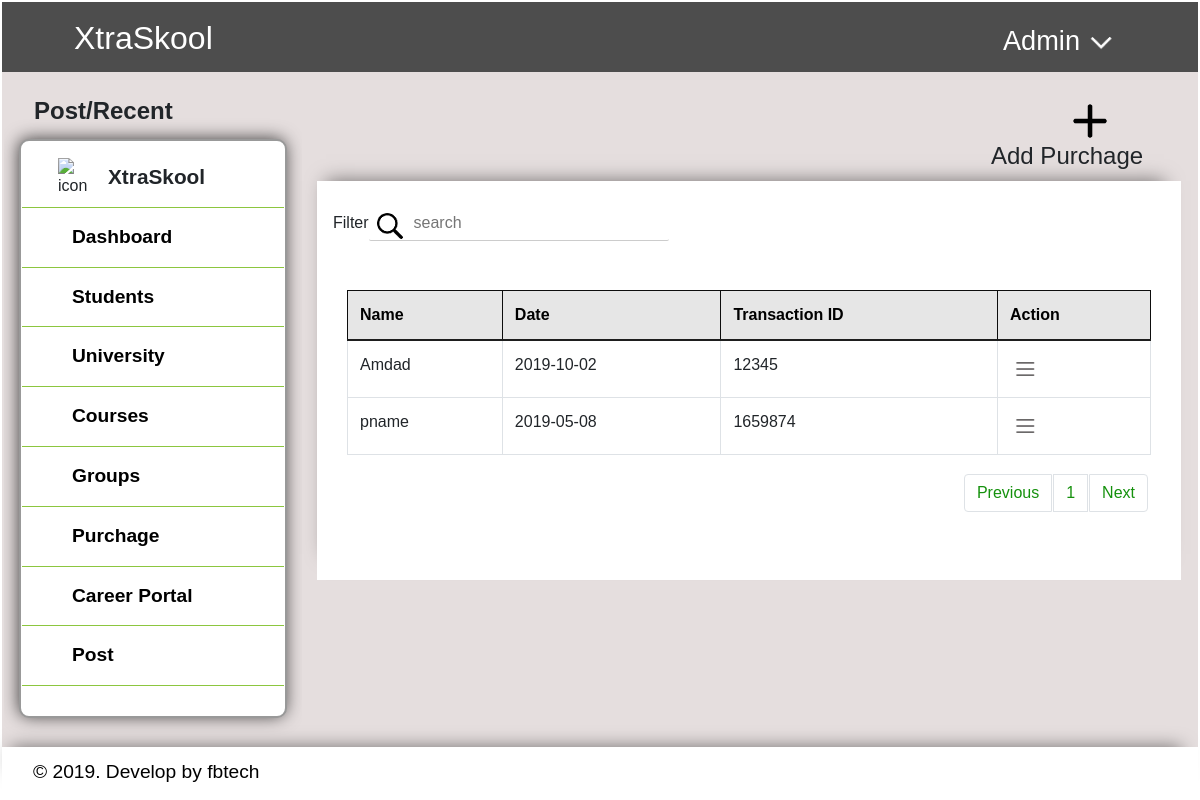
Screenshot of /purchage.php with the database file from the repository.
### tables this page shows
CREATE TABLE `purchage` (
  `pid` int(250) NOT NULL,
  `pname` varchar(250) NOT NULL,
  `pdate` date NOT NULL,
  `trans_id` varchar(250) NOT NULL
);

### purchage.php (the view, shortened to what this page needs)
<?php
include('header.php'); ?>
<?php
    $con = db_connect();
    $results_per_page = 10;
    $count='SELECT * FROM purchage';
    $result = mysqli_query($con, $count);
    $number_of_results = mysqli_num_rows($result);
    $number_of_pages = ceil($number_of_results/$results_per_page);
    if (!isset($_GET['page'])) {
        $page = 1;
        $prev = 1;
        $next = 1;
    } else {
        $page = $_GET['page'];
        $prev = $page - 1;
        $next = $page + 1;
    }
    $this_page_first_result = ($page-1)*$results_per_page;
      if( isset( $_POST['search'] ) ) {
        $searchKey = $_POST['search'];
        $sql = "SELECT * FROM purchage WHERE CONCAT(`pname`, `pdate`, `trans_id`) LIKE  '%".$searchKey."%'";
    } else {
        $sql='SELECT * FROM purchage LIMIT ' . $this_page_first_result . ',' .  $results_per_page;
        $searchKey = "search";
    }
    $result = mysqli_query($con, $sql);
?>
    <div class="student_body">
		<div class="row">
			<div class="col-sm-12">
				<div class="sileMenuSection col-sm-3 float-left">
					<h2>Post/Recent</h2>
					<div class=" sideMenu">
						<div id="logo_menu">
							<img src="image/logo.PNG" alt="icon">
							<h6>XtraSkool</h6>
						</div>
						<a href="dashboard.php" style="border-top: 1px solid #8CC63F;">Dashboard</a>
						<a href="students.php">Students</a>
						<a href="university.php">University</a>
						<a href="courses.php">Courses</a>
						<a href="groups.php">Groups</a>
						<a href="purchage.php">Purchage</a>
						<a href="career.php">Career Portal</a>
						<a href="post.php">Post</a>
					</div>
                </div>
                <div class="col-sm-9 float-right mt-4 " >
                    <div class="col-sm-3 float-right" data-toggle="modal" data-target="#exampleModal">
                        <img  src="image/plus.PNG" alt="add icon" style="width:40px; hiegth:40px; margin-left:90px;">
                        <h4 style="margin-left:10px;">Add Purchage</h4>
                    </div>
                    <div class="col-sm-12 float-left pt-4 pb-5" style="box-shadow: -4px -13px 18px -13px rgba(0,0,0,0.5); background-color:white;" >
                        <form action="" method="POST">
                         Filter<input class="seachBox" name="search" type="input" placeholder="<?php echo $searchKey;?>">
                          </form>
                        <div   class=" col-sm-12 float-right pt-5  " style="overflow-y: auto;">
                            <table class="table table-bordered " style="with:100%; border: 1px solid #0b0b0b !important;">
                                <thead style="background-color: #e6e6e6; color: black;">
                                    <tr>
                                        <th scope="col">Name</th>
                                        <th scope="col">Date</th>
                                        <th scope="col">Transaction ID</th>
                                        <th scope="col">Action</th>
                                    </tr>
                                 </thead>
                            <tbody>
                            <?php
								while ($rows = mysqli_fetch_object($result))
								{
							?>
                                <tr>
                                    <td><?php echo $rows->pname; ?></td>
						            <td><?php echo $rows->pdate; ?></td>
						            <td><?php echo $rows->trans_id; ?></td>
                                    <td>
                                        <div class=" dropleft">
                                        <img  class=" dropdown-toggle" data-toggle="dropdown" aria-haspopup="true" aria-expanded="false" src="image/action.PNG" alt="action" style="margin-auto;width:30px;hiegth:30px;">
                                        </div>
                                    </td>
                                </tr>
                                <?php
                                }
                            ?>
                            </tbody>
                            </table>
                           <nav aria-label="Page navigation example" class="float-right" >
                                <ul class="pagination" >
                                    <?php
                                        echo '<li class="page-item"><a style="color:#15910d;" class="page-link"  href="purchage.php?page=' . $prev . '">' . 'Previous' . '</a> ';
                                    ?>
                                    <?php
                                        for ($page=1;$page<=$number_of_pages;$page++) {
                                            echo '<li class="page-item"><a style="color:#15910d;" class="page-link"  href="purchage.php?page=' . $page . '">' . $page . '</a> ';
                                        }
                                    ?>
                                    <?php
                                        echo '<li class="page-item"><a style="color:#15910d;" class="page-link"  href="purchage.php?page=' . $next . '">' . 'Next' . '</a> ';
                                    ?>
                                </ul>
                             </nav>
                        </div>
                    </div>
                </div>
			</div>
			</div>
		</div>
<?php
include('footer.php');
?>

### css/main.css (style rules this page uses)
* { margin: 0; padding: 1px; font-family: 'PT Sans', sans-serif; }
.sileMenuSection { margin: 20px 0px 0px 0px; overflow: hidden; }
.sileMenuSection h2 { padding-left: 15px; padding-bottom: 5px; font-size: 1.5rem; font-weight: bold; }
#logo_menu { padding: 10px 35px; width: 100%; }
#logo_menu img { width: 40px; height: 40px; float: left; margin-top: 5px; margin-bottom: 10px; }
#logo_menu h6 { float: left; margin: 12px 10px; font-size: 1.3rem; font-weight: bold; }
.sideMenu { background-color: white; width: ; float: left; border: 2px solid #999999; border-radius: 10px; opacity: 1; padding-bottom: 30px; margin-bottom: 25px; box-shadow: -1px -1px 17px -1px rgba(0,0,0,0.75); -webkit-box-shadow: -1px -1px 17px -1px rgba(0,0,0,0.75); -moz-box-shadow: -1px -1px 17px -1px rgba(0,0,0,0.75); }
.sideMenu a { font-weight: bold; padding: 15px 50px; width: 100%; float: left; color: black; text-decoration: none; font-size: 1.2rem; border-bottom: 1px solid #8CC63F; opacity: 1; }
.seachBox { width: 300px; box-sizing: border-box; border: none; border-bottom: 1px solid #ccc; font-size: 16px; background-color: none; background-image: url('../image/search.PNG'); background-size: auto; background-position: 8px 7px; background-repeat: no-repeat; padding: 5px 10px 5px 45px; border-radius: 2px; outline: none; }
.student_body { background-color: #e5dede; }
.table thead th { vertical-align: bottom; border-bottom: 1px solid #1e1e1e; border-bottom-width: 2px; }
.table-bordered th { border: 1px solid #0d0d0d; border-bottom-color: rgb(13, 13, 13); border-bottom-style: solid; border-bottom-width: 1px; }

### rows the page displays
purchage: pname "Amdad", pdate "2019-10-02", trans "12345"
purchage: pname "pname", pdate "2019-05-08", trans "1659874"
